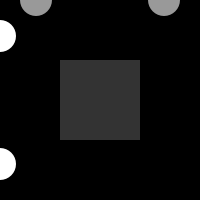
Frame 1 (no input)
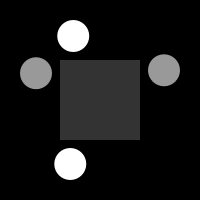
Frame 60 (the mouse pressed at the canvas centre just before this capture)
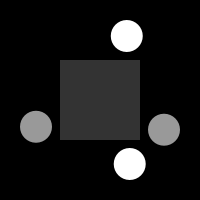
Frame 120 (the mouse held since frame 60 and released just before this capture)

The Processing sketch that drew these frames (run headless with seeded random() and noise(); from frame 60 on, the mouse is pressed at the canvas centre):

// Processing sketch: processing_33353
// ── processing_33353.pde

//http://processing.org/learning/basics/sinecosine.html 
int ang1Deg = 45;
int ang2Deg = 225; 
float whiteCircleX1 = 0; 
float whiteCircleX2 = 0; 
float grayCircleY1 = 0; 
float grayCircleY2 = 0;
int amplitude = 40;

void setup() 
{
  size(200, 200);
  noStroke();
  smooth();
}

void draw() 
{
  background(0);
  
  fill(51);
  rect(60, 60, 80, 80);

  fill(255);
  ellipse(whiteCircleX1, 36, 32, 32);
  ellipse(whiteCircleX2, 164, 32, 32);

  fill(153);
  ellipse(36, grayCircleY1, 32, 32);
  ellipse(164, grayCircleY2, 32, 32);

  ang1Deg += 3;
  ang2Deg -= 3;

  if(ang1Deg > 405) {
    ang1Deg = 45;
    ang2Deg = 225;
  }

  float ang1 = radians(ang1Deg); // convert degrees to radians
  float ang2 = radians(ang2Deg); // convert degrees to radians
  whiteCircleX1 = width/2 + (amplitude * sin(ang1));
  whiteCircleX2 = width/2 + (amplitude * cos(ang1));

  grayCircleY1 = height/2 + (amplitude * sin(ang1));
  grayCircleY2 = height/2 + (amplitude * cos(ang1));
}
